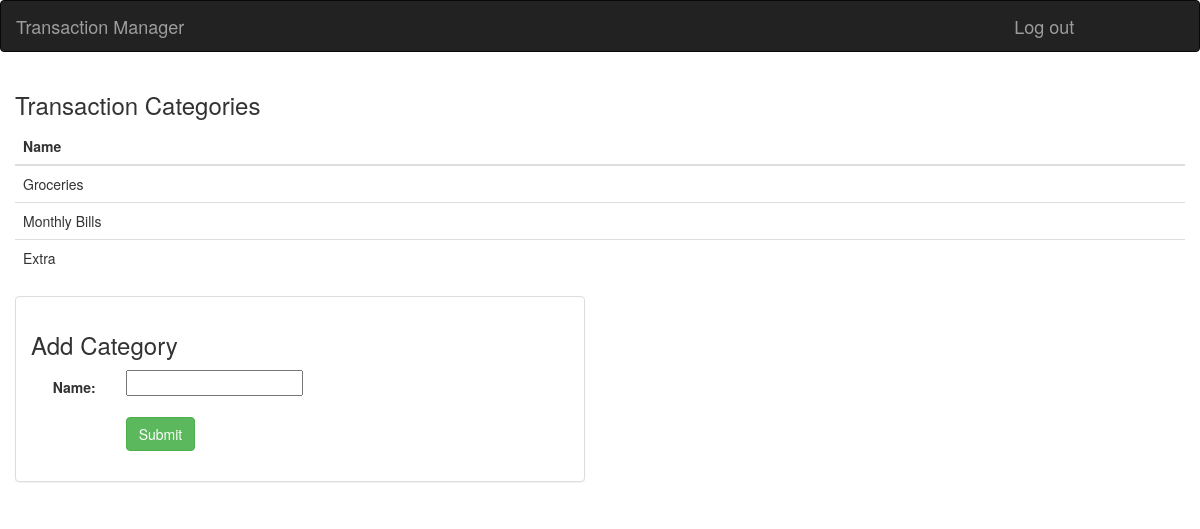
The page /manager/add_category/ (signed in) on the database as committed earlier.
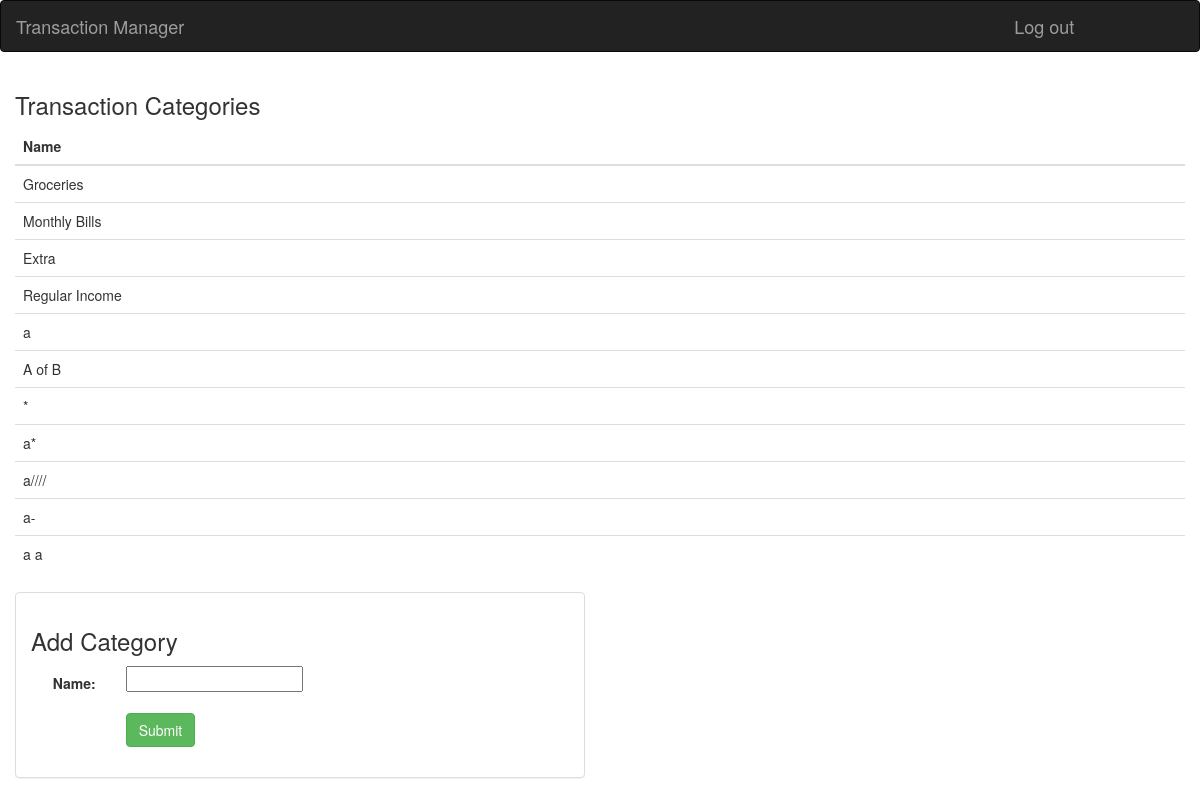
The same page on the database as committed later.
### manager/models.py (models this page shows, shortened)
class Category(models.Model):
	name = models.CharField(max_length=50, validators=[validate_category_name])

### manager/views.py (the view)
def add_category(request):
	if not request.user.is_authenticated():
		return render(request, 'manager/log_in.html')
	form = CategoryForm(request.POST or None)
	if form.is_valid():
		category = form.save(commit=False)
		category.save()
		return index(request)
	context = {
		'form': form,
		'categories': Category.objects.all()
	}
	return render(request, 'manager/add_category.html', context)

### manager/forms.py
class CategoryForm(forms.ModelForm):
	name = forms.CharField(validators=[validate_category_name])
	class Meta:
		model = Category
		fields = ['name']

### manager/templates/manager/add_category.html (shortened to what this page needs)
{% extends 'manager/base.html' %}
{% block body %}
<div class="container-fluid">
    <div class="row">
        {% if categories %}
        <div class="col-sm-12">
            <h3>Transaction Categories</h3>
            <table class="table">
                <thead>
                    <tr>
                        <th>Name</th>
                    </tr>
                </thead>
                <tbody>
                    {% for cat in categories %}
                        <tr>
                            <td>{{ cat.name }}</td>
                        </tr>
                    {% endfor %}
                </tbody>
            </table>
        </div>
        {% endif %}
    </div>
    <div class="row">
        <div class="col-sm-12 col-md-6">
            <div class="panel panel-default">
                <div class="panel-body">
                    <h3>Add Category</h3>
                    <form class="form-horizontal" role="form" action="" method="post" enctype="multipart/form-data">
                        {% include 'manager/form_template.html' %}
                        <div class="form-group">
                            <div class="col-sm-offset-2 col-sm-10">
                                <button type="submit" class="btn btn-success">Submit</button>
                            </div>
                        </div>
                    </form>
                </div>
            </div>
        </div>
    </div>
</div>
{% endblock %}

### manager/templates/manager/base.html (shortened to what this page needs)
<!DOCTYPE html>
<html lang="en">
<head>
    {% load staticfiles %}
    <link rel="stylesheet" href="https://maxcdn.bootstrapcdn.com/bootstrap/3.3.6/css/bootstrap.min.css">
    <link rel="stylesheet" type="text/css" href="{% static 'css/style.css' %}">
</head>
<body>
<nav class="navbar navbar-inverse">
    <div class="container-fluid">
        <div class="row">
            <div class="col-sm-10">
                <a class="navbar-brand" href="{% url 'manager:index' %}">Transaction Manager</a>
            </div>
            <div class="col-sm-2">
                <a class="navbar-brand" href="{% url 'manager:log_out' %}">Log out</a>
            </div>
        </div>
    </div>
</nav>
{% block body %}
{% endblock %}
</body>
</html>

### manager/templates/manager/form_template.html (shortened to what this page needs)
{% for field in form %}
    <div class="form-group">
        <div class="col-sm-offset-2 col-sm-10">
        </div>
        <label class="control-label col-sm-2" for="song_title">{{ field.label_tag }}</label>
        <div class="col-sm-10">{{ field }}</div>
    </div>
{% endfor %}

Rows that differ between the two databases and show on the page:
added Category: name "Regular Income"
added Category: name "a"
added Category: name "A of B"
added Category: name "*"
added Category: name "a*"
added Category: name "a////"
added Category: name "a-"
added Category: name "a a"
